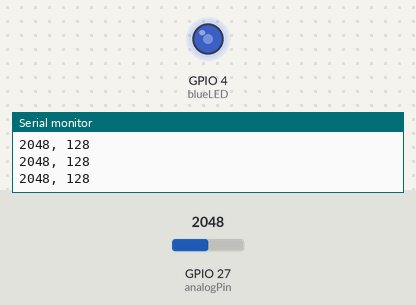
A sketch run on a simulated ESP32. Parts: output pins drawn as LEDs (lit = HIGH), the last lines printed to the serial monitor. Inputs (shaded band) come from the test bench; at power-on: GPIO 27 (analogPin) = 2048.

Above: at 1.2 s.
1.3 s: GPIO 27 (analogPin) set to 1228
At 1.7 s:
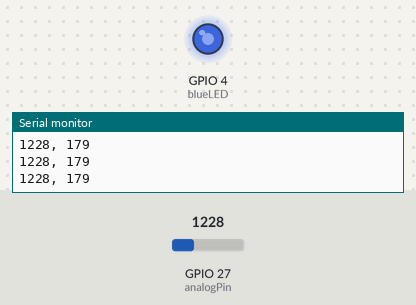
2.8 s: GPIO 27 (analogPin) set to 491
At 4.0 s:
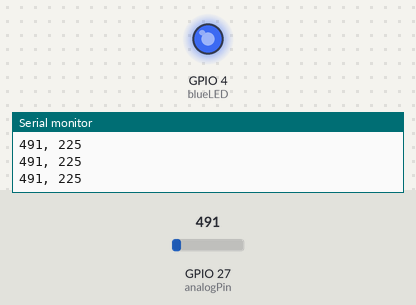
4.3 s: GPIO 27 (analogPin) set to 3603
At 5.4 s:
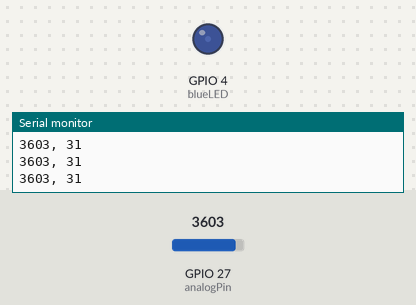
5.8 s: GPIO 27 (analogPin) set to 4095
At 6.6 s:
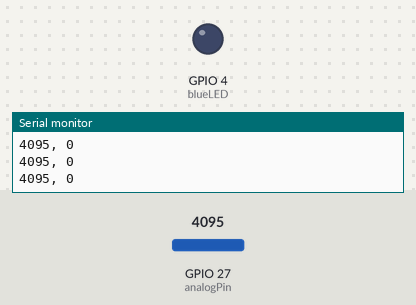
7.3 s: GPIO 27 (analogPin) set to 2047
At 7.9 s:
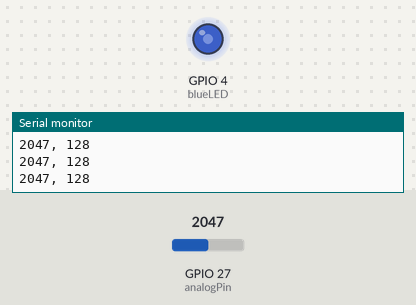
Timing chart, 0 to 9.8 s (numbered marks = the images above; inputs shaded):
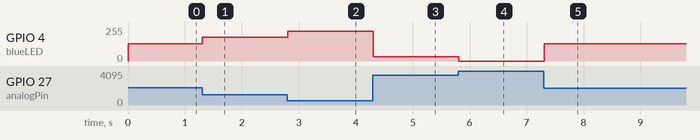

The sketch:

kad13_CdSFading.ino
```cpp
const int analogPin = A17;
const int blueLED = 4;

void setup() {
  pinMode(blueLED, OUTPUT);
  Serial.begin(115200);
}

void loop() {
  int a = analogRead(analogPin);
  int pwm = map(a, 0, 4095, 255, 0);

  analogWrite(blueLED, pwm);
  Serial.printf("%d, %d\n", a, pwm);

  delay(100);
}
```

Measured:
- after the input at 1.3 s, GPIO 4 (blueLED): 128/255 → 179/255 at once
- after the input at 2.8 s, GPIO 4 (blueLED): 179/255 → 225/255 at once
- after the input at 4.3 s, GPIO 4 (blueLED): 225/255 → 31/255 at once
- after the input at 5.8 s, GPIO 4 (blueLED): 31/255 → 0/255 at once
- after the input at 7.3 s, GPIO 4 (blueLED): 0/255 → 128/255 at once
